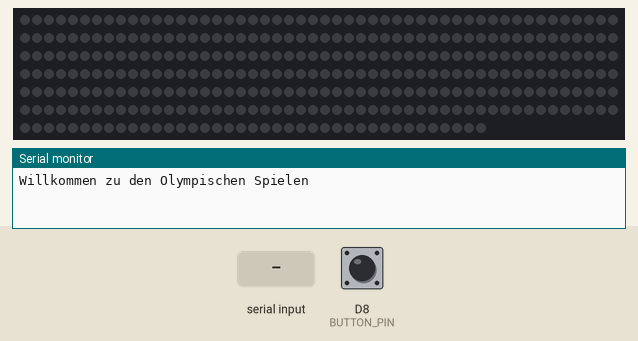
Recording of a program running on a simulated ESP8266 (Wemos D1 mini). On the bench: 339 RGB LEDs in strip order, left to right, continuing on the next row, the last lines printed to the serial monitor. Inputs (shaded band) come from the test bench; at power-on: D8 (BUTTON_PIN) LOW. Dim RGB values are drawn brighter than linear.

Above: at 1.3 s.
1.4 s: "2\n" received over Serial
At 2.71 s:
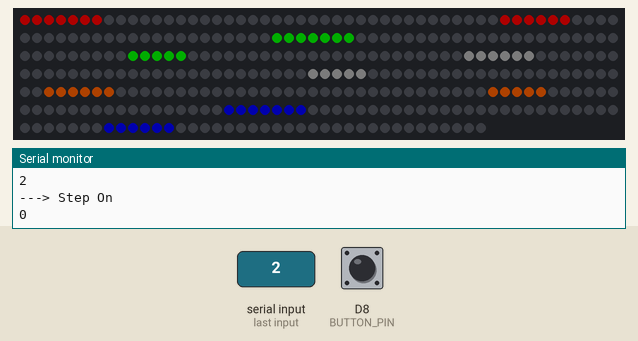
4.0 s: D8 (BUTTON_PIN) pulled HIGH for 0.15 s
At 4.66 s:
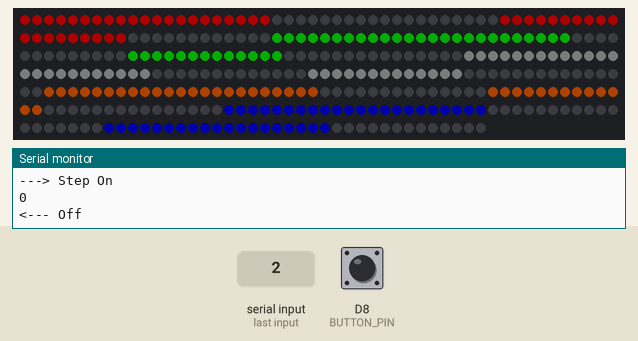
4.7 s: "3\n" received over Serial
At 5.77 s:
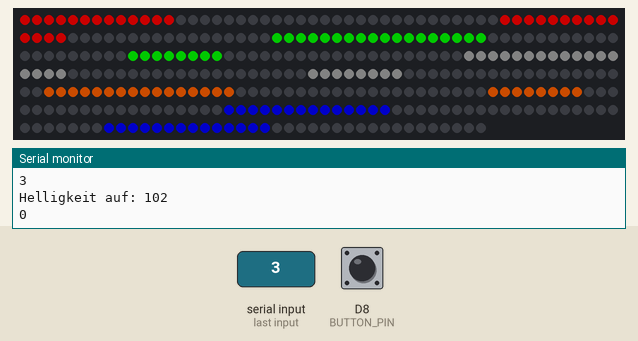
7.6 s: D8 (BUTTON_PIN) pulled HIGH for 1 s
At 8.95 s:
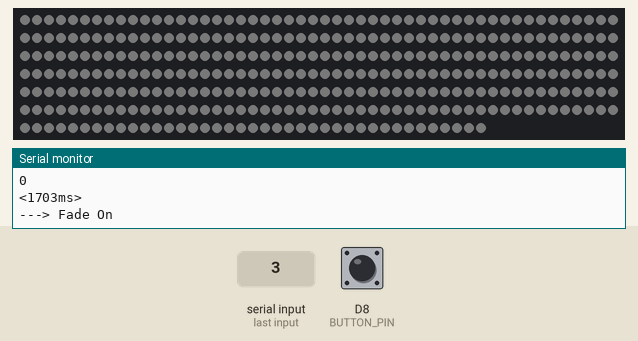
9.2 s: "1\n" received over Serial
At 11.5 s:
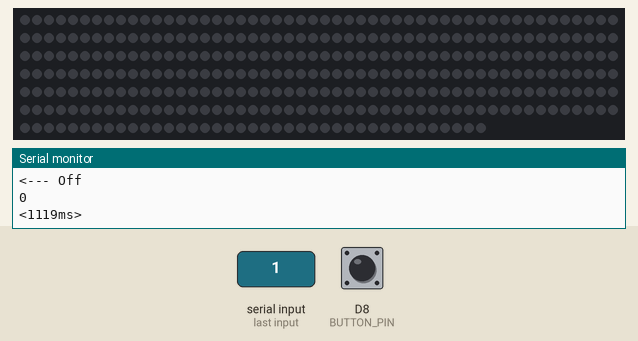
11.8 s: "2\n" received over Serial
At 15.3 s:
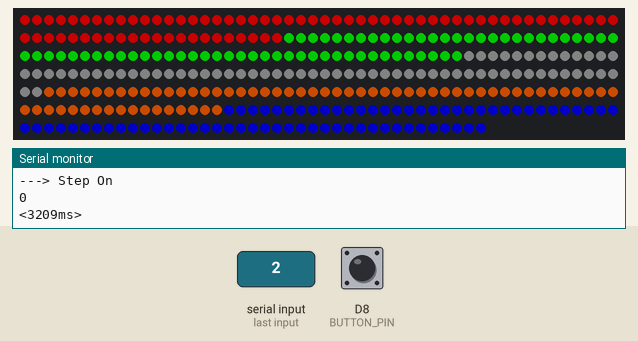

The program:

main.cpp
```cpp
#include <Arduino.h>
#include <WS2812FX.h>
#include "Button.h"
#ifdef ESP32
  #include "ESP32_RMT_Driver.h"
#endif

#define NUMBER_OF_LEDS 339
#define LED_START_BRIGHTNESS 51
#define LED_PIN D5
#define BUTTON_PIN D8
#define FADE_ON_TIME 2000
#define FADE_OFF_TIME 500
#define STEP_ON_TIME 2000
#define STEP_OFF_TIME 500
#define ANIMATION_ON_STARTUP 0 // 0: keine 1: fade on 2: step on

#define YELLOW (uint32_t)0xFF6000
#define DARKWHITE (uint32_t)0x11000000

bool stepOn(int channel, int startBit, int stopBit, long color, int time, bool onOff);
bool fadeOn(int channel, int startBit, int stopBit, long color, int time, bool onOff);
void showLEDsInFrames(unsigned int frames);
#ifdef ESP32
  void myCustomShow1(void);
#endif

WS2812FX leds = WS2812FX(NUMBER_OF_LEDS, LED_PIN, NEO_GRBW + NEO_KHZ800);
Button button(BUTTON_PIN);

bool animationRunning = false;
int animationMode = -1;
int clickStatus = ANIMATION_ON_STARTUP;
unsigned long startOfAnimationTime = 0;

void setup() {
  // Start Serial Connection
  Serial.begin(115200);
  delay(100);
  Serial.println("\nWillkommen zu den Olympischen Spielen");

  // LEDs initialisieren
  leds.init();
  #ifdef ESP32
    rmt_tx_int(RMT_CHANNEL_0, leds.getPin());
    leds.setCustomShow(myCustomShow1);
  #endif
  leds.setBrightness(LED_START_BRIGHTNESS);
  leds.start();
}

void loop() {
  // Aktualisiere LEDs
  showLEDsInFrames(35);

  // Verarbeite Eingabe
  switch (clickStatus){
    case 0:
      break; // tue nichts
    case 1:
      if ( animationRunning || ( animationMode > 0)){ // Wenn Annimation läuft und Lampe eingeschalten ist
        animationMode = -animationMode;               // -> Animation umkehren
        Serial.println("<--- Off");
      } else if ( animationMode < 0 ){                // sonst wenn Lampe aus
        animationMode = 1;                            // -> Schalte Lampe mit Mode 1 an
        Serial.println("---> Fade On");
      }
      animationRunning = true;
      startOfAnimationTime = millis(); // Debugging
      break;
    case 2:
      if ( animationRunning || ( animationMode > 0)){ // Wenn Annimation läuft und Lampe eingeschalten ist
        animationMode = -animationMode;               // -> Animation umkehren
        Serial.println("<---");
      } else if ( animationMode < 0 ){                // sonst wenn Lampe aus
        animationMode = 2;                            // -> Schalte Lampe mit Mode 2 an
        Serial.println("---> Step On");
      }
      animationRunning = true;
      startOfAnimationTime = millis(); // Debugging
      break;
    case 3:
      uint8_t tempBrightness = leds.getBrightness();
      tempBrightness += 51;
      if (tempBrightness < 51) tempBrightness = 51;
      leds.setBrightness(tempBrightness);
      Serial.printf("Helligkeit auf: %d\n", leds.getBrightness());
      break;
  }

  // Schalte Lampe abhängig vom geforderten Mode
  if (animationRunning){
    bool aR[10] = {true, true, true, true, true, true, true, true, true, true};
    switch (animationMode){
      case 1:
        aR[0] = fadeOn(0, 0, NUMBER_OF_LEDS, 0xFF000000, FADE_ON_TIME, true);
        //aR[0] = fadeOn(0, 0, NUMBER_OF_LEDS-1, WHITE, FADE_ON_TIME, true);
        break;
      case -1:
        aR[0] = fadeOn(0, 0, NUMBER_OF_LEDS, 0xFF000000, FADE_OFF_TIME, false); // RGBW
        //aR[0] = fadeOn(0, 0, NUMBER_OF_LEDS-1, WHITE, FADE_OFF_TIME, false);
        break;
      case 2:
        aR[0] = stepOn(0, 0, 39, RED, STEP_ON_TIME, true);
        aR[1] = stepOn(1, 40, 71, RED, STEP_ON_TIME, true);
        aR[2] = stepOn(2, 71, 108, GREEN, STEP_ON_TIME, true);
        aR[3] = stepOn(3, 109, 136, GREEN, STEP_ON_TIME, true);
        aR[4] = stepOn(4, 137, 173, DARKWHITE, STEP_ON_TIME, true);
        aR[5] = stepOn(5, 174, 201, DARKWHITE, STEP_ON_TIME, true);
        aR[6] = stepOn(6, 202, 238, YELLOW, STEP_ON_TIME, true);
        aR[7] = stepOn(7, 239, 266, YELLOW, STEP_ON_TIME, true);
        aR[8] = stepOn(8, 267, 306, BLUE, STEP_ON_TIME, true);
        aR[9] = stepOn(9, 307, 338, BLUE, STEP_ON_TIME, true);
        break;
      case -2:
        aR[0] = stepOn(0, 0, 39, RED, STEP_OFF_TIME, false);
        aR[1] = stepOn(1, 40, 71, RED, STEP_OFF_TIME, false);
        aR[2] = stepOn(2, 71, 108, GREEN, STEP_OFF_TIME, false);
        aR[3] = stepOn(3, 109, 136, GREEN, STEP_OFF_TIME, false);
        aR[4] = stepOn(4, 137, 173, DARKWHITE, STEP_OFF_TIME, false);
        aR[5] = stepOn(5, 174, 201, DARKWHITE, STEP_OFF_TIME, false);
        aR[6] = stepOn(6, 202, 238, YELLOW, STEP_OFF_TIME, false);
        aR[7] = stepOn(7, 239, 266, YELLOW, STEP_OFF_TIME, false);
        aR[8] = stepOn(8, 267, 306, BLUE, STEP_OFF_TIME, false);
        aR[9] = stepOn(9, 307, 338, BLUE, STEP_OFF_TIME, false);
        break;
    }
    if (aR[0] && aR[1] && aR[2] && aR[3] && aR[4] && aR[5] && aR[6] && aR[7] && aR[8] && aR[9]){  // Wenn alle Segmente true zurückgeben ist die Animation fertig
      animationRunning = false;
      Serial.printf("<%ldms>\n", millis()-startOfAnimationTime); // Debugging
    }
  }

  // Checke Eingabe
  clickStatus = button.ButtonLoop();
  if (Serial.available() > 0){ // Eingabe über Serial
    clickStatus = Serial.parseInt();
    Serial.println(clickStatus);
  }
}

bool stepOn(int channel, int startBit, int stopBit, long color, int time, bool onOff){
  bool animationStatus = false;
  static unsigned long lastMillis[10] = {};
  static int channelCounter[10] = {};
  unsigned int refreshTime = ((float)time/(stopBit-startBit)+0.5);
  if (onOff){
    if (channelCounter[channel] <= (stopBit - startBit)){
      if ( (millis()-lastMillis[channel]) >= refreshTime ){
        leds.setPixelColor(startBit+channelCounter[channel], color);
        channelCounter[channel]++;
        lastMillis[channel] = millis();
      }
    }else animationStatus = true;
  }else{
    if (channelCounter[channel] > 0 ){
      if ( (millis()-lastMillis[channel]) >= refreshTime ){
        leds.setPixelColor(startBit+channelCounter[channel]-1, BLACK);
        channelCounter[channel]--;
        lastMillis[channel] = millis();
      }
    }else animationStatus = true;
  }
  return animationStatus;
}

bool fadeOn(int channel, int startBit, int stopBit, long color, int time, bool onOff){
  bool animationStatus = false;
  static unsigned lastMillis[10] = {};
  static int channelCounter[10] = {};
  unsigned int refreshTime = ((float)time/(255)+0.5);
  int r, g, b, w;
  w = color >> 24 & 0xFF; r = color >> 16 & 0xFF; g = color >> 8 & 0xFF; b = color & 0xFF;
  if (onOff){
    if (channelCounter[channel] <= 255){
      if ( (millis()-lastMillis[channel]) >= refreshTime) {
        leds.fill(leds.Color((float)r/255*(channelCounter[channel]), (float)g/255*(channelCounter[channel]), (float)b/255*(channelCounter[channel]), (float)w/255*(channelCounter[channel])), startBit, stopBit);
        channelCounter[channel]++;
        lastMillis[channel] = millis();
      }
    }else animationStatus = true;
  } else{
    if (channelCounter[channel] > 0 ){
      if ( (millis()-lastMillis[channel]) >= refreshTime) {
        leds.fill(leds.Color((float)r/255*(channelCounter[channel]-1), (float)g/255*(channelCounter[channel]-1), (float)b/255*(channelCounter[channel]-1), (float)w/255*(channelCounter[channel]-1)), startBit, stopBit);
        channelCounter[channel]--;
        lastMillis[channel] = millis();
      }
    }else animationStatus = true;
  }
  return animationStatus;
}

void showLEDsInFrames(unsigned int frames){
  static unsigned long lastMillis = millis();
  if ( (millis()-lastMillis) >= (1000UL/frames) ){
    leds.show();
    lastMillis = millis();
  }
}

#ifdef ESP32
void myCustomShow1(void) {
  uint8_t *pixels = leds.getPixels();
  uint16_t numBytes = leds.getNumBytes() + 1;
  rmt_write_sample(RMT_CHANNEL_0, pixels, numBytes, false);
}
#endif
```

Measured:
- after the input at 1.4 s, the LEDs: first change after 1.0 s (image 1 shows a later state)
- after the input at 7.6 s, the LEDs: first change after 1.3 s (image 4 shows a later state)
- after the input at 11.8 s, the LEDs: first change after 1.0 s (image 6 shows a later state)
